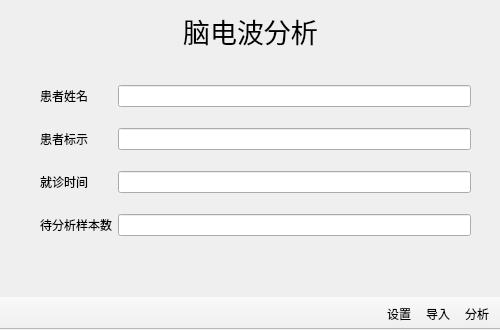
<?xml version="1.0" encoding="UTF-8"?>
<ui version="4.0">
 <class>MainWindow</class>
 <widget class="QMainWindow" name="MainWindow">
  <property name="geometry">
   <rect>
    <x>0</x>
    <y>0</y>
    <width>500</width>
    <height>330</height>
   </rect>
  </property>
  <property name="sizePolicy">
   <sizepolicy hsizetype="Fixed" vsizetype="Fixed">
    <horstretch>0</horstretch>
    <verstretch>0</verstretch>
   </sizepolicy>
  </property>
  <property name="minimumSize">
   <size>
    <width>500</width>
    <height>330</height>
   </size>
  </property>
  <property name="maximumSize">
   <size>
    <width>500</width>
    <height>330</height>
   </size>
  </property>
  <property name="contextMenuPolicy">
   <enum>Qt::NoContextMenu</enum>
  </property>
  <property name="windowTitle">
   <string>脑电波分析</string>
  </property>
  <property name="windowIcon">
   <iconset resource="Resouce.qrc">
    <normaloff>:/Icons/favicon.ico</normaloff>:/Icons/favicon.ico</iconset>
  </property>
  <widget class="QWidget" name="centralwidget">
   <property name="contextMenuPolicy">
    <enum>Qt::NoContextMenu</enum>
   </property>
   <widget class="QLabel" name="label">
    <property name="geometry">
     <rect>
      <x>130</x>
      <y>-20</y>
      <width>241</width>
      <height>101</height>
     </rect>
    </property>
    <property name="font">
     <font>
      <pointsize>20</pointsize>
     </font>
    </property>
    <property name="text">
     <string>脑电波分析</string>
    </property>
    <property name="alignment">
     <set>Qt::AlignCenter</set>
    </property>
   </widget>
   <widget class="QWidget" name="gridLayoutWidget">
    <property name="geometry">
     <rect>
      <x>40</x>
      <y>70</y>
      <width>431</width>
      <height>181</height>
     </rect>
    </property>
    <layout class="QGridLayout" name="gridLayout">
     <item row="3" column="0">
      <widget class="QLabel" name="label_4">
       <property name="text">
        <string>待分析样本数</string>
       </property>
      </widget>
     </item>
     <item row="0" column="1">
      <widget class="QLineEdit" name="edit_name">
       <property name="enabled">
        <bool>true</bool>
       </property>
       <property name="text">
        <string/>
       </property>
       <property name="readOnly">
        <bool>true</bool>
       </property>
      </widget>
     </item>
     <item row="2" column="0">
      <widget class="QLabel" name="label_3">
       <property name="text">
        <string>就诊时间</string>
       </property>
      </widget>
     </item>
     <item row="0" column="0">
      <widget class="QLabel" name="label_2">
       <property name="text">
        <string>患者姓名</string>
       </property>
      </widget>
     </item>
     <item row="3" column="1">
      <widget class="QLineEdit" name="edit_cnt">
       <property name="enabled">
        <bool>true</bool>
       </property>
       <property name="readOnly">
        <bool>true</bool>
       </property>
      </widget>
     </item>
     <item row="2" column="1">
      <widget class="QLineEdit" name="edit_date">
       <property name="enabled">
        <bool>true</bool>
       </property>
       <property name="readOnly">
        <bool>true</bool>
       </property>
      </widget>
     </item>
     <item row="1" column="1">
      <widget class="QLineEdit" name="edit_id">
       <property name="enabled">
        <bool>true</bool>
       </property>
       <property name="readOnly">
        <bool>true</bool>
       </property>
      </widget>
     </item>
     <item row="1" column="0">
      <widget class="QLabel" name="label_5">
       <property name="text">
        <string>患者标示</string>
       </property>
      </widget>
     </item>
    </layout>
   </widget>
  </widget>
  <widget class="QToolBar" name="toolBar">
   <property name="contextMenuPolicy">
    <enum>Qt::NoContextMenu</enum>
   </property>
   <property name="windowTitle">
    <string>toolBar</string>
   </property>
   <property name="layoutDirection">
    <enum>Qt::RightToLeft</enum>
   </property>
   <property name="movable">
    <bool>false</bool>
   </property>
   <property name="toolButtonStyle">
    <enum>Qt::ToolButtonTextOnly</enum>
   </property>
   <property name="floatable">
    <bool>false</bool>
   </property>
   <attribute name="toolBarArea">
    <enum>BottomToolBarArea</enum>
   </attribute>
   <attribute name="toolBarBreak">
    <bool>false</bool>
   </attribute>
   <addaction name="actionAnalyse"/>
   <addaction name="actionImport"/>
   <addaction name="actionSettings"/>
  </widget>
  <action name="actionImport">
   <property name="checkable">
    <bool>false</bool>
   </property>
   <property name="checked">
    <bool>false</bool>
   </property>
   <property name="enabled">
    <bool>true</bool>
   </property>
   <property name="text">
    <string>导入</string>
   </property>
   <property name="autoRepeat">
    <bool>true</bool>
   </property>
  </action>
  <action name="actionAnalyse">
   <property name="checkable">
    <bool>false</bool>
   </property>
   <property name="text">
    <string>分析</string>
   </property>
   <property name="autoRepeat">
    <bool>true</bool>
   </property>
  </action>
  <action name="actionSettings">
   <property name="text">
    <string>设置</string>
   </property>
  </action>
 </widget>
 <resources>
  <include location="Resouce.qrc"/>
 </resources>
 <connections/>
</ui>
